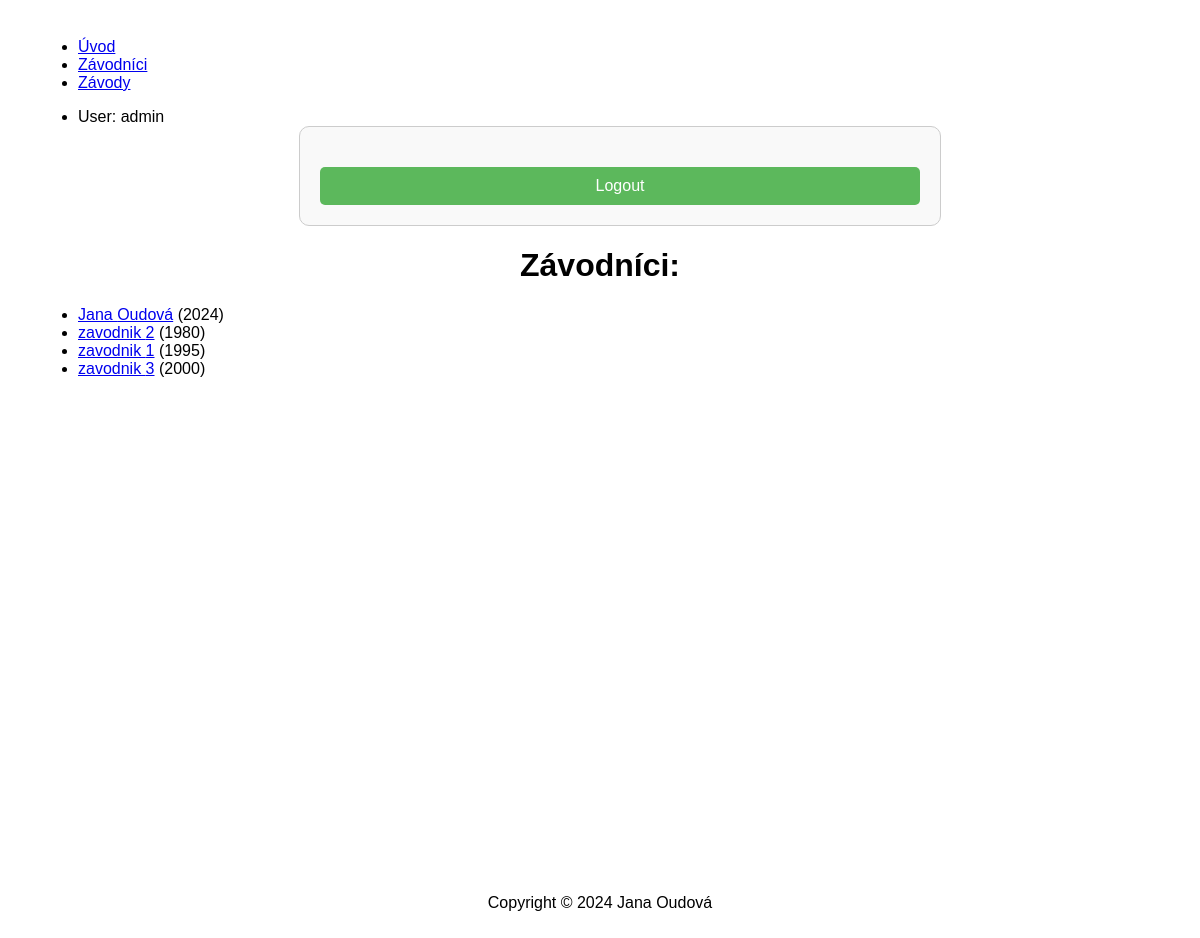
Page /all-racer/ (signed in) on the committed database.
### racer/models.py (models this page shows, shortened)
class Racer(models.Model):
    firstname = models.CharField(max_length=100)
    lastname = models.CharField(max_length=100)
    CHOICES_sex = [
        ('M', 'muž'),
        ('F', 'žena'),
    ]
    sex = models.CharField(max_length=10, choices=CHOICES_sex, null=True)
    phone = models.IntegerField(null=True)
    date = models.IntegerField(null=True)
    email = models.EmailField(max_length=100, default='')

### racer/views.py (the view)
# urls.py: path('all-racer/', views.allracer, name='all-racer'),
def allracer(request):
    myracers = Racer.objects.all().values()
    template = loader.get_template('all-racer.html')
    context = {
        'myracers': myracers,
    }
    return HttpResponse(template.render(context, request))

### racer/templates/all-racer.html (shortened to what this page needs)
{% extends "main.html" %}
{% block content %}
<h1>Závodníci:</h1>
<ul>
    {% for x in myracers %}
    <li><a href="details/{{ x.id }}">{{ x.firstname }} {{ x.lastname }}</a> ({{ x.date }})</li>
    {% endfor %}
</ul>
{% endblock %}

### racer/templates/main.html (shortened to what this page needs)
{% load static %}
<!DOCTYPE html>
<html lang="cs">
<head>
    <link rel="stylesheet" href="{% static 'css/style.css' %}">
</head>
<body>
{% include "navigation.html" %}
    {% block content %}{% endblock %}
{% include "footer.html" %}
</body>
</html>

### racer/templates/navigation.html (shortened to what this page needs)
<ul>
    <li><a href="/">Úvod</a></li>
    <li><a href="/all-racer/">Závodníci</a></li>
    <li><a href="/all-zavod/">Závody</a></li>
</ul>
<ul>
    {% if user.is_authenticated %}
    <li>User: {{ user.get_username }}
        <form id="logout-form" method="post" action="{% url 'admin:logout' %}">
            <button type="submit">Logout</button>
        </form>
    </li>
    {% else %}
    <li><a href="{% url 'login'%}?next={{request.path}}">Login</a></li>
    {% endif %}
</ul>

### racer/templates/footer.html
<footer>
    Copyright © 2024 Jana Oudová
</footer>

### racer/static/css/style.css (style rules this page uses)
body { font-family: Arial, Helvetica, sans-serif; padding: 30px; }
h1 { text-align: center; }
form { max-width: 600px; margin: 0 auto; padding: 20px; border: 1px solid #ccc; border-radius: 10px; background-color: #f9f9f9; }
button { display: block; width: 100%; padding: 10px; border: none; border-radius: 5px; background-color: #5cb85c; color: white; font-size: 16px; cursor: pointer; margin-top: 20px; }
footer { text-align: center; padding: 500px 0 0 0; }

### rows in the picture
Racer: firstname "Jana", lastname "Oudová", date "2024"
Racer: firstname "zavodnik", lastname "2", date "1980"
Racer: firstname "zavodnik", lastname "1", date "1995"
Racer: firstname "zavodnik", lastname "3", date "2000"

### other values in the picture
{{ user.get_username }} "admin"
